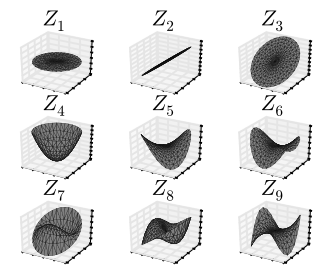

This figure's Python source:
#!/usr/bin/env python
import os
from plotTools import *
from mpl_toolkits.mplot3d import Axes3D
from matplotlib import cm
import matplotlib.pyplot as plt
import numpy as np
from numpy import sqrt

def ZernikeSequence(x,y,numZernike=21,epsilon=1e-10):
    """
    Return Zernike values at a given set of x,y coords up to some maximum 
    Noll index (this version only works up to fifth radial order)
    """
    if numZernike>21:
        raise ValueError('Code for higher radial orders not implemented')
    # Derive radius and exp(i*theta) 
    temp = x + 1j*y
    r1 = np.abs(temp)
    e1 = temp/(r1+epsilon)
     # Generate powers of r recursively
    r2 = r1*r1
    r3 = r2*r1
    r4 = r3*r1
    r5 = r4*r1
    # Generate cos and sin terms recursively from exp(i*theta)
    e2 = e1*e1
    e3 = e2*e1
    e4 = e3*e1
    e5 = e4*e1
    ctheta = e1.real
    stheta = e1.imag
    c2theta = e2.real
    s2theta = e2.imag
    c3theta = e3.real
    s3theta = e3.imag
    c4theta = e4.real
    s4theta = e4.imag
    c5theta = e5.real
    s5theta = e5.imag
    # Generate all the zernikes
    zernike = np.zeros((21,)+x.shape )
    zernike[0] =  1.0
    zernike[1] =  2.0*r1*ctheta
    zernike[2] =  2.0*r1*stheta
    zernike[3] =  sqrt(3.0)*(2.0*r2 - 1.0)
    zernike[4] =  sqrt(6.0)*r2*s2theta
    zernike[5] =  sqrt(6.0)*r2*c2theta
    zernike[6] =  sqrt(8.0)*(3.0*r3 - 2.0*r1)*stheta
    zernike[7] =  sqrt(8.0)*(3.0*r3 - 2.0*r1)*ctheta
    zernike[8] =  sqrt(8.0)*r3*s3theta
    zernike[9] = sqrt(8.0)*r3*c3theta
    zernike[10] = sqrt(5.0)*(6.*r4 - 6.*r2 + 1.)
    zernike[11] = sqrt(10.)*(4.*r4 - 3.*r2)*c2theta
    zernike[12] = sqrt(10.)*(4.*r4 - 3.*r2)*s2theta
    zernike[13] = sqrt(10.)*r4*c4theta
    zernike[14] = sqrt(10.)*r4*s4theta
    zernike[15] = sqrt(12.)*(10*r5-12*r3+3*r1)*ctheta
    zernike[16] = sqrt(12.)*(10*r5-12*r3+3*r1)*stheta
    zernike[17] = sqrt(12.)*(5*r5-4*r3)*c3theta
    zernike[18] = sqrt(12.)*(5*r5-4*r3)*s3theta
    zernike[19] = sqrt(12.)*r5*c5theta
    zernike[20] = sqrt(12.)*r5*s5theta
    # Make zernike zero outside unit circle (useful for dot product)
    zernike = zernike*np.less_equal(r1, 1.0)
    return(zernike[:numZernike])

n_angles = 36
n_radii = 8

# An array of radii
# Does not include radius r=0, this is to eliminate duplicate points
radii = np.linspace(0.125, 1.0, n_radii)

# An array of angles
angles = np.linspace(0, 2*np.pi, n_angles, endpoint=False)

# Repeat all angles for each radius
angles = np.repeat(angles[...,np.newaxis], n_radii, axis=1)

# Convert polar (radii, angles) coords to cartesian (x, y) coords
# (0, 0) is added here. There are no duplicate points in the (x, y) plane
x = np.append(0, (radii*np.cos(angles)).flatten())
y = np.append(0, (radii*np.sin(angles)).flatten())

nx,ny=3,3
fig = plt.figure()
zernikes=ZernikeSequence(x,y)
for j in range(nx*ny):
    ax = fig.add_subplot(nx,ny,j+1, projection='3d')
    plt.title("$Z_"+str(j+1)+"$")
    z = zernikes[j]
    ax.plot_trisurf(x, y, z, color="gray", linewidth=0.2,shade=False)
    ax.set_xticklabels([])
    ax.set_yticklabels([])
    ax.set_zticklabels([])
#plt.tight_layout()
ShowOrSave()
